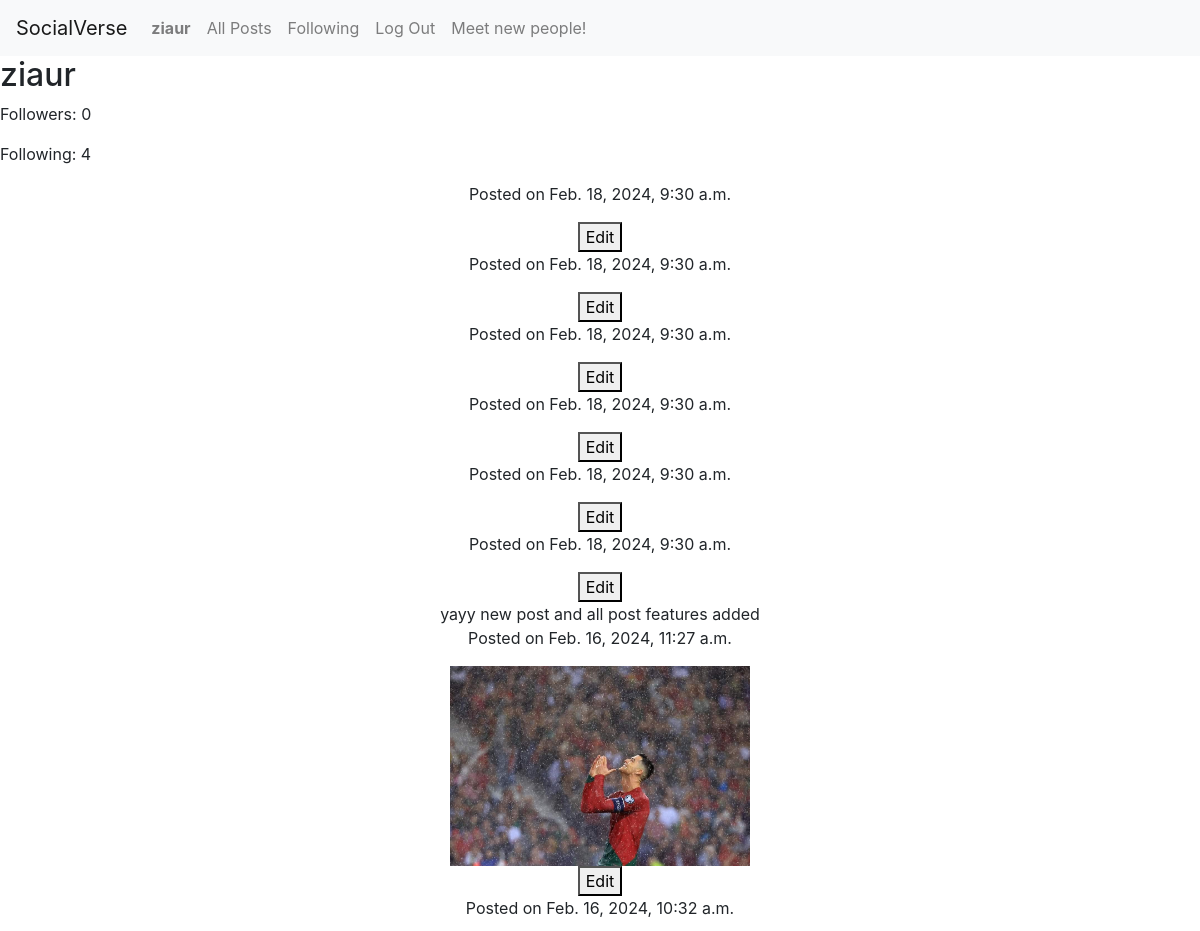
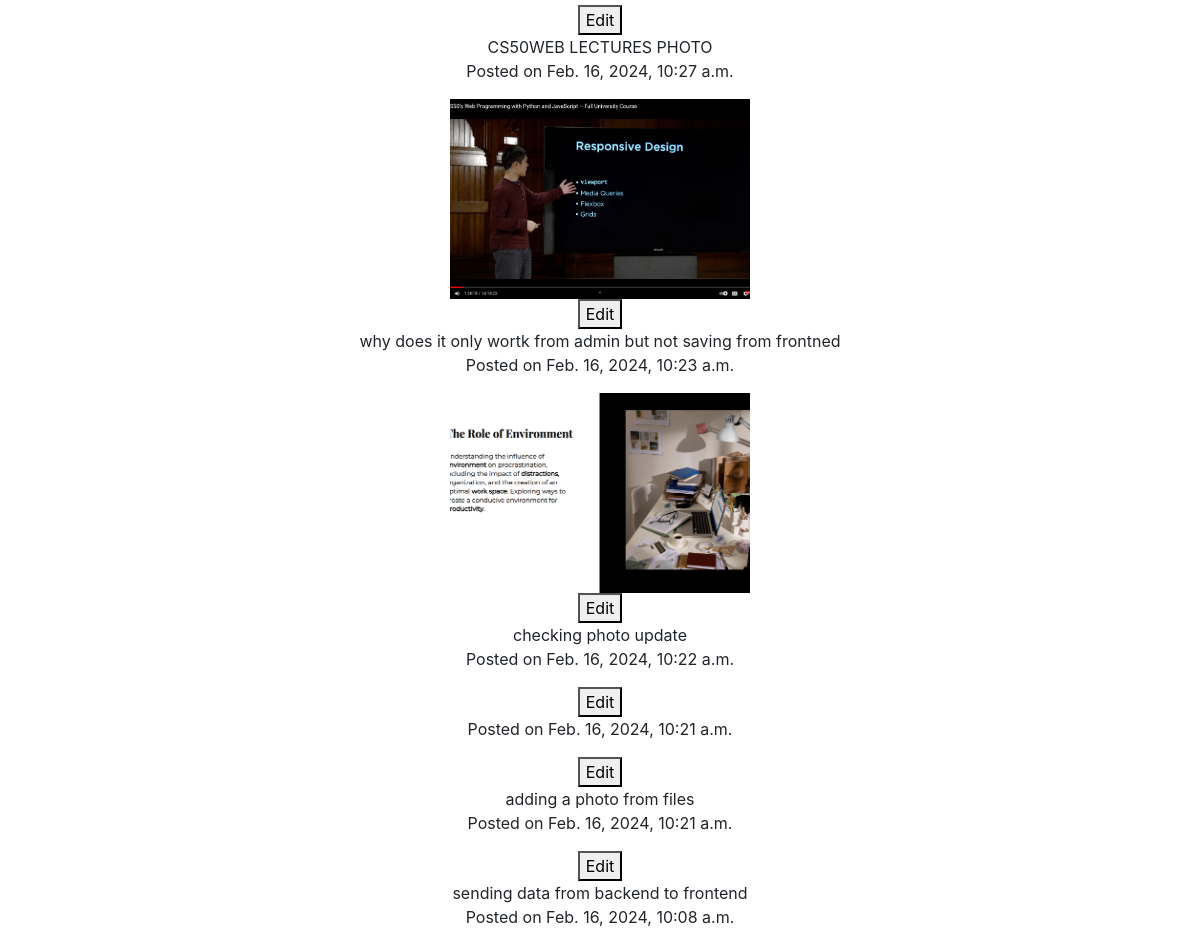
/profile/ziaur (signed in, upper part), run on an earlier commit of the app's database (2 pictures, top to bottom).
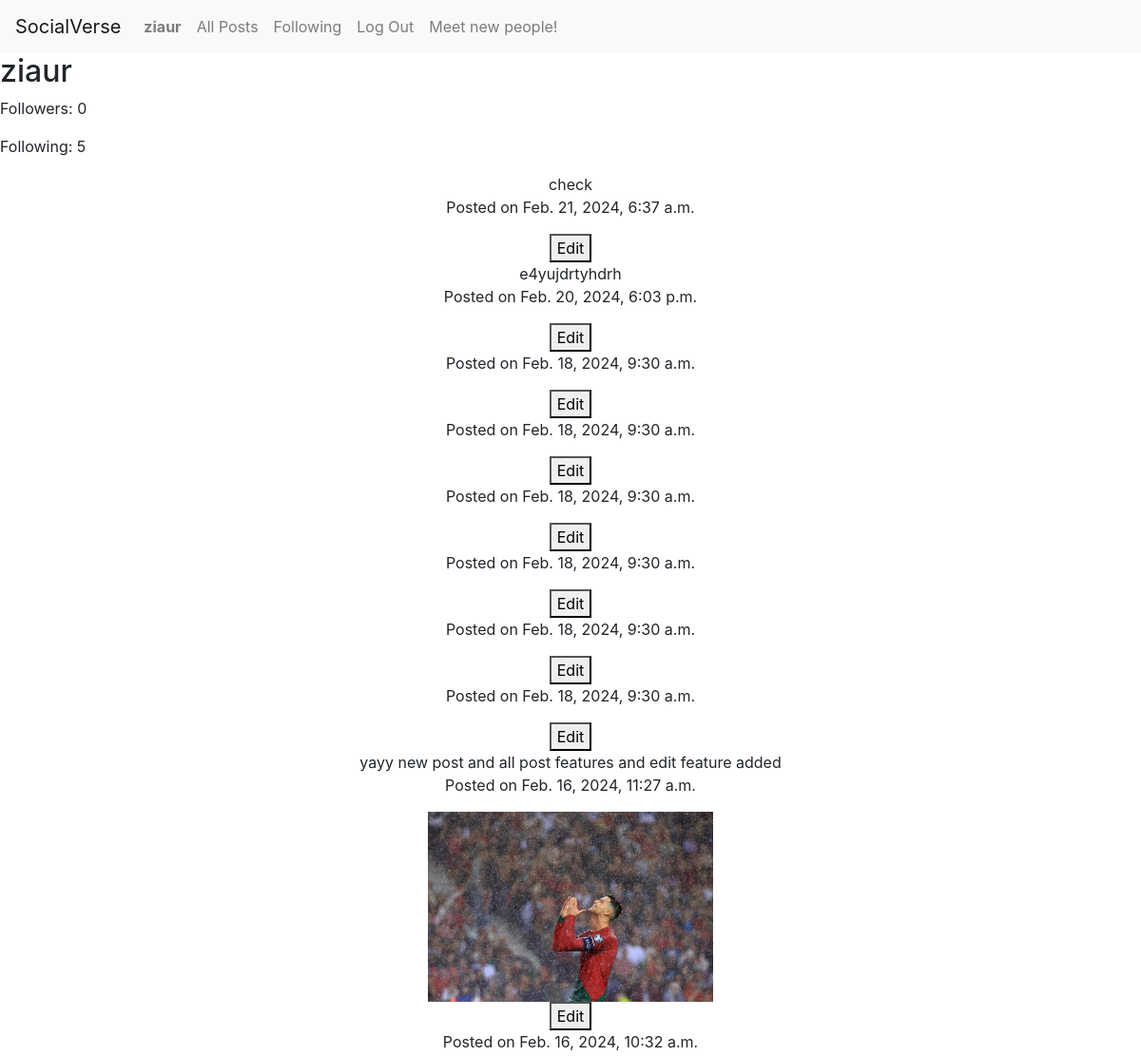
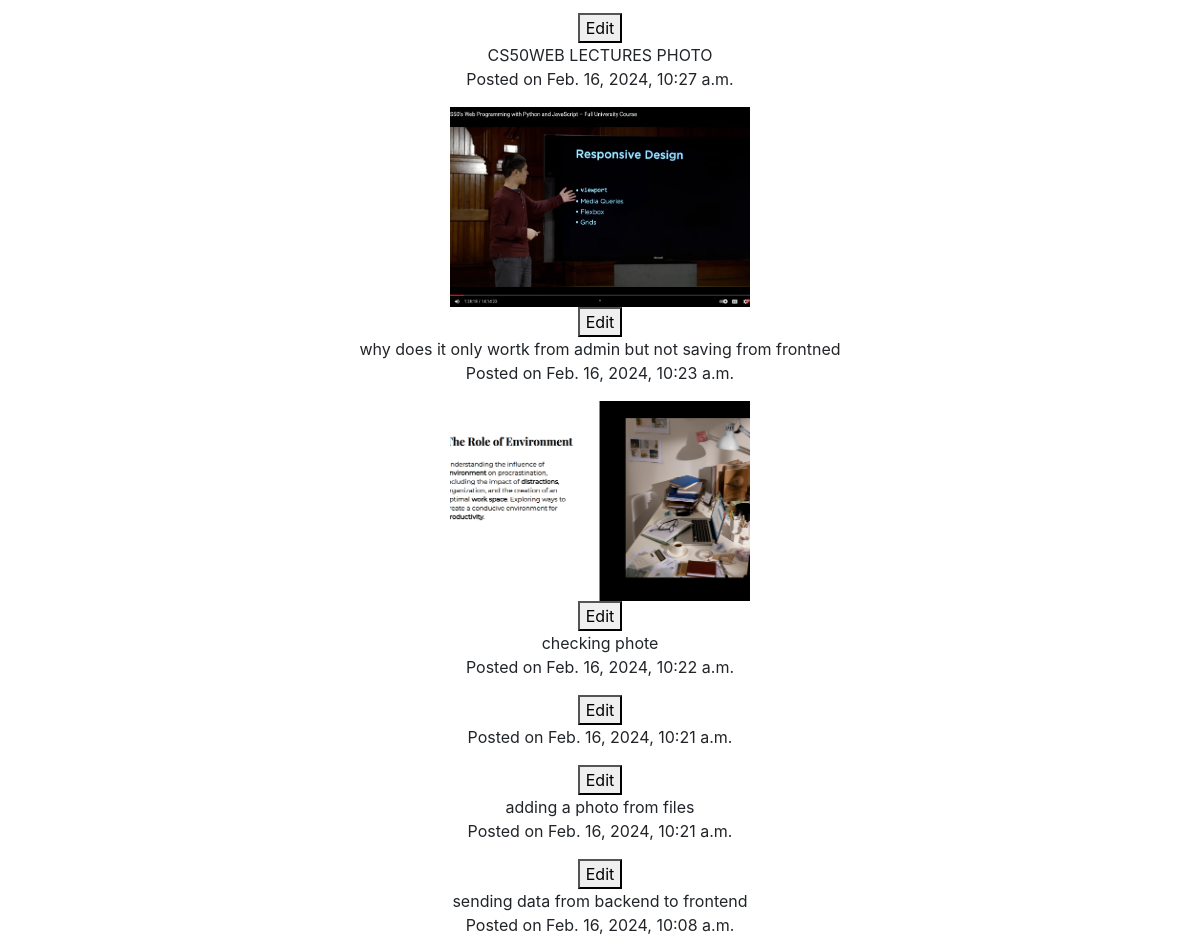
And on a later commit of the database (2 pictures, top to bottom).
### network/models.py (models this page shows, shortened)
class User(AbstractUser):
    pass

class UserProfile(models.Model):
    user = models.OneToOneField(User, on_delete=models.CASCADE)
    followers = models.ManyToManyField(User, related_name='followers', blank=True)
    following = models.ManyToManyField(User, related_name='following', blank=True)

class Post(models.Model):
    user = models.ForeignKey(User, on_delete=models.CASCADE, default=None, related_name="author")
    content = models.TextField(max_length=150)
    image = models.ImageField(upload_to='posts/', null=True, blank=True)
    post_date = models.DateTimeField(auto_now_add=True)
    likes = models.ManyToManyField(User, related_name='liked_posts', blank=True)

### network/views.py (the view)
# urls.py: path('profile/<str:username>', views.profile, name='profile'),
@login_required
def profile(request, username):
    user = User.objects.get(username=username)
    user_profile = UserProfile.objects.get(user=user)
    followers_count = UserProfile.objects.filter(following=user).count()
    posts = Post.objects.filter(user=user).order_by('-post_date')
    return render(request, 'profile.html', {'user_profile': user_profile, 'posts': posts, 'followers_count': followers_count})

### network/templates/profile.html (shortened to what this page needs)
{% extends "network/layout.html" %}
{% block body %}
{% load static %}
<h2>{{ user_profile.user.username }}</h2>
<p>Followers: {{ followers_count }}</p>
<p>Following: {{ user_profile.following.count }}</p>
{% for post in posts %}
    <div class="post" data-post-id="{{ post.id }}">
        <p class="post-content">{{ post.content }}</p>
        <p>Posted on {{ post.post_date }}</p>
        {% if post.image %}
            <img class="post_image" src="{{ post.image.url }}" alt="Post image">
        {% endif %}
        {% if user.is_authenticated and user == post.user %}
            <button class="edit-button">Edit</button>
        {% endif %}
</div>
{% endfor %}
{% endblock %}

### network/templates/network/layout.html (shortened to what this page needs)
{% load static %}
<!DOCTYPE html>
<html lang="en">
    <head>
        <link rel="stylesheet" href="https://stackpath.bootstrapcdn.com/bootstrap/4.4.1/css/bootstrap.min.css">
        <link href="{% static 'network/styles.css' %}" rel="stylesheet">
    </head>
    <body>
        <nav class="navbar navbar-expand-lg navbar-light bg-light">
            <a class="navbar-brand" href="{% url 'index' %}">SocialVerse</a>
            <div>
              <ul class="navbar-nav mr-auto">
                {% if user.is_authenticated %}
                    <li class="nav-item">
                        <a class="nav-link" href="{% url 'profile' user.username %}"><strong>{{ user.username }}</strong></a>
                    </li>
                {% endif %}
                <li class="nav-item">
                  <a class="nav-link" href="{% url 'allPosts' %}">All Posts</a>
                </li>
                {% if user.is_authenticated %}
                    <li class="nav-item">
                        <a class="nav-link" href="{% url 'following_posts' %}">Following</a>
                    </li>
                    <li class="nav-item">
                        <a class="nav-link" href="{% url 'logout' %}">Log Out</a>
                    </li>
                    <li class="nav-item">
                        <a class="nav-link" href="{% url 'all_users' %}">Meet new people!</a>
                    </li>
                {% endif %}
              </ul>
            </div>
          </nav>
        <div class="body">
            {% block body %}
            {% endblock %}
        </div>
    </body>
</html>

### network/static/network/styles.css (style rules this page uses)
.post { display: flex; flex-direction: column; justify-content: center; align-items: center; margin: auto; }
.post_image { width: 300px; height: 200px; object-fit: cover; }
.post-content { display: flex; flex-direction: column; justify-content: center; align-items: center; margin: auto; }

What changed in the data, as far as the page shows it:
computed for UserProfile "ziaur": following.count "4" → "5"
added Post: content "check", post_date "Feb. 21, 2024, 6:37 a.m.", shows "Edit"
added Post: content "e4yujdrtyhdrh", post_date "Feb. 20, 2024, 6:03 p.m.", shows "Edit"
changed Post: content "yayy new post and all post features added" → "yayy new post and all post features and edit feature added"
changed Post: content "checking photo update" → "checking phote"
